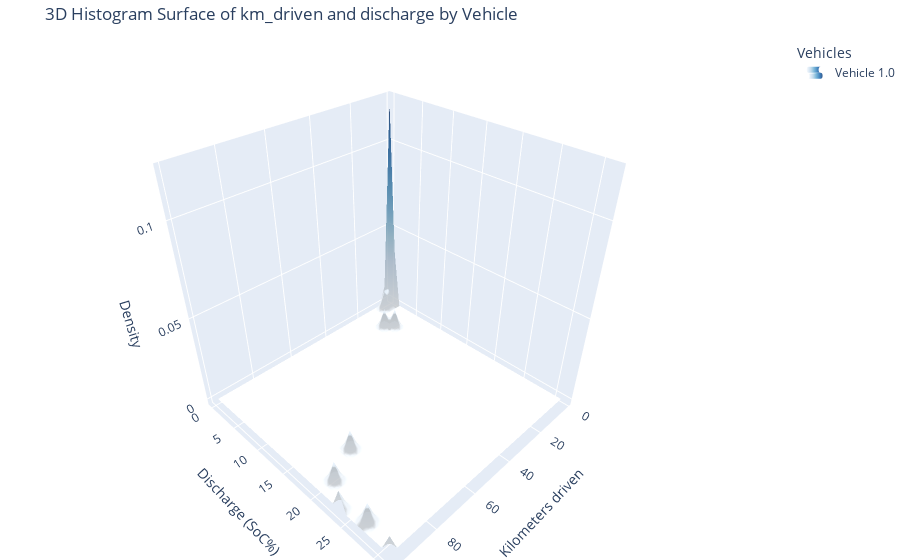

Notebook source saved alongside this figure:
### Code cell
import numpy as np
import plotly.graph_objects as go

vehicles = trip_data['vm'].unique()
colors = ['Blues', 'Reds', 'Greens', 'Purples', 'Oranges', 'Viridis'] 

fig = go.Figure()

x = trip_data['km_driven'].values
y = trip_data['discharge'].values
xedges = np.linspace(x.min(), x.max(), 31)
yedges = np.linspace(y.min(), y.max(), 31)
xcenters = 0.5 * (xedges[:-1] + xedges[1:])
ycenters = 0.5 * (yedges[:-1] + yedges[1:])
X, Y = np.meshgrid(xcenters, ycenters, indexing="ij")

for i, vm in enumerate(vehicles):
    subset = trip_data[trip_data['vm'] == vm]
    hist, _, _ = np.histogram2d(
        subset['km_driven'], subset['discharge'],
        bins=[xedges, yedges],
        density=True
    )
    
    # Surface plot
    fig.add_trace(go.Surface(
        x=X,
        y=Y,
        z=hist,
        colorscale=colors[i % len(colors)],
        showscale=False,
        name=f'Vehicle {vm}',
        opacity=0.8,
        hoverinfo="skip", 
        legendgroup=f'{vm}',  # raggruppa
        showlegend=True  
    ))

    

fig.update_layout(
    title='3D Histogram Surface of km_driven and discharge by Vehicle',
    scene=dict(
        xaxis_title='Kilometers driven',
        yaxis_title='Discharge (SoC%)',
        zaxis_title='Density'
    ),
    margin=dict(l=0, r=0, b=0, t=40),
    legend=dict(title="Vehicles")
)

fig.show()

### Figure 1 — Plotly figure (JSON) as saved in the notebook; plotly's stock layout.template omitted (floating-point values rounded to 4 significant figures; data arrays with more than 128 entries replaced by an {"elided": "..."} marker saying what was removed)
{"data": [{"colorscale": [[0, "rgb(247,251,255)"], [0.125, "rgb(222,235,247)"], [0.25, "rgb(198,219,239)"], [0.375, "rgb(158,202,225)"], [0.5, "rgb(107,174,214)"], [0.625, "rgb(66,146,198)"], [0.75, "rgb(33,113,181)"], [0.875, "rgb(8,81,156)"], [1, "rgb(8,48,107)"]], "hoverinfo": "skip", "legendgroup": "1.0", "name": "Vehicle 1.0", "opacity": 0.8, "showlegend": true, "showscale": false, "type": "surface", "x": {"elided": "30x30 float values"}, "y": {"elided": "30x30 float values"}, "z": {"elided": "30x30 float values"}}], "layout": {"legend": {"title": {"text": "Vehicles"}}, "margin": {"b": 0, "l": 0, "r": 0, "t": 40}, "scene": {"xaxis": {"title": {"text": "Kilometers driven"}}, "yaxis": {"title": {"text": "Discharge (SoC%)"}}, "zaxis": {"title": {"text": "Density"}}}, "title": {"text": "3D Histogram Surface of km_driven and discharge by Vehicle"}}}
